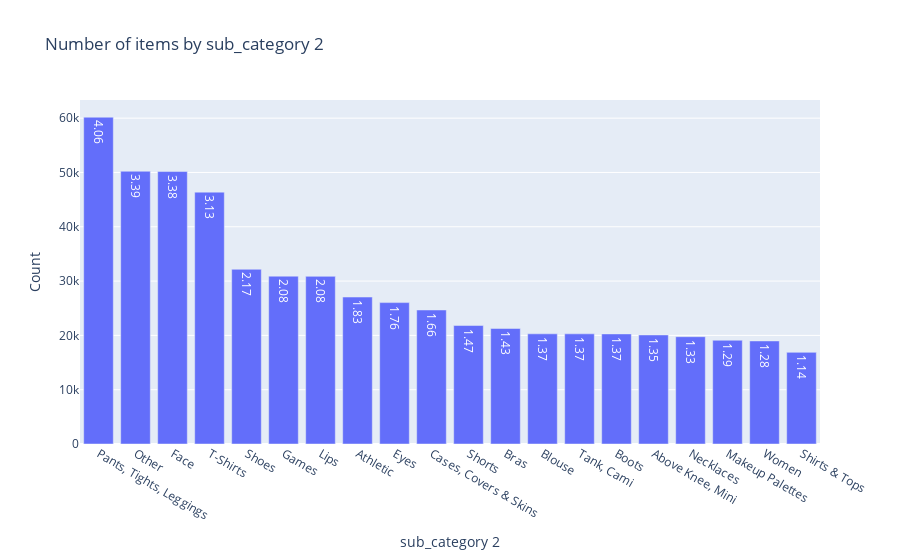

Notebook code cell kept with this figure:
### Code cell
# show in plotly

trace = go.Bar(x = train['sub_cat2'].value_counts().index.values[:20], 
               y = train['sub_cat2'].value_counts().values[:20],
                text = round(train['sub_cat2'].value_counts(normalize=True)*100,2),
                             )
layout = go.Layout(dict(
                        title = 'Number of items by sub_category 2'),
                        xaxis= dict(title = 'sub_category 2'),
                        yaxis= dict(title = 'Count'),
                        )
fig  = go.Figure(data =trace, layout = layout)
py.iplot(fig)

### Figure 1 — Plotly figure (JSON) as saved in the notebook; plotly's stock layout.template omitted (floating-point values rounded to 4 significant figures; data arrays with more than 128 entries replaced by an {"elided": "..."} marker saying what was removed)
{"data": [{"text": {"elided": "871 float values"}, "type": "bar", "x": ["Pants, Tights, Leggings", "Other", "Face", "T-Shirts", "Shoes", "Games", "Lips", "Athletic", "Eyes", "Cases, Covers & Skins", "Shorts", "Bras", "Blouse", "Tank, Cami", "Boots", "Above Knee, Mini", "Necklaces", "Makeup Palettes", "Women", "Shirts & Tops"], "y": [60177, 50224, 50171, 46380, 32168, 30906, 30871, 27059, 26038, 24676, 21815, 21274, 20288, 20284, 20270, 20082, 19758, 19103, 18975, 16876]}], "layout": {"title": {"text": "Number of items by sub_category 2"}, "xaxis": {"title": {"text": "sub_category 2"}}, "yaxis": {"title": {"text": "Count"}}}}
